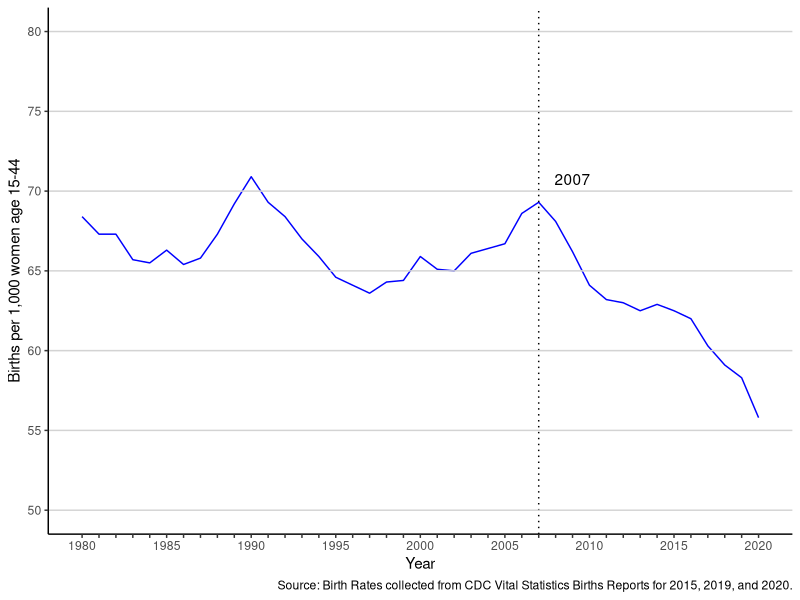
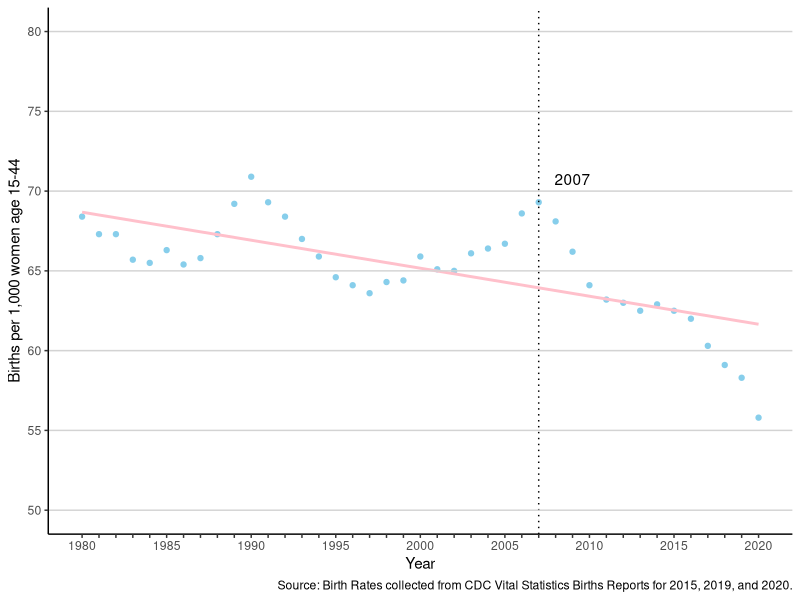
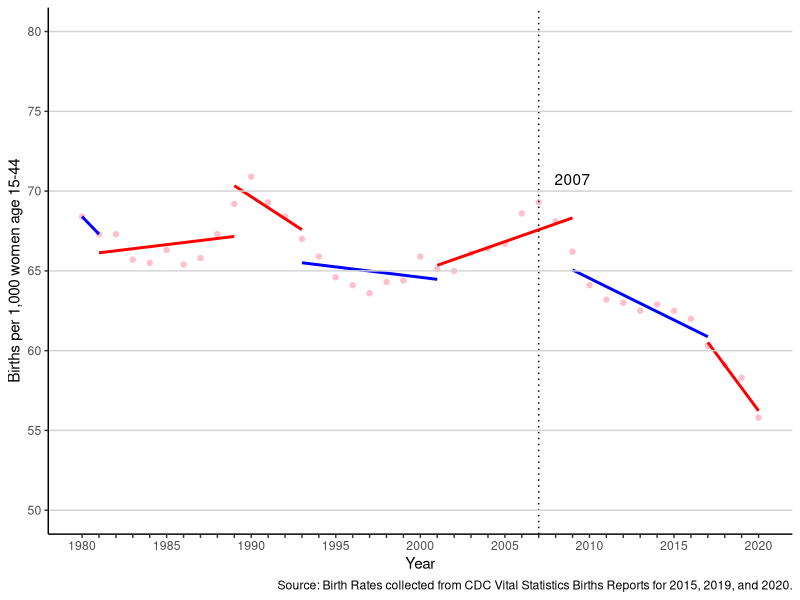
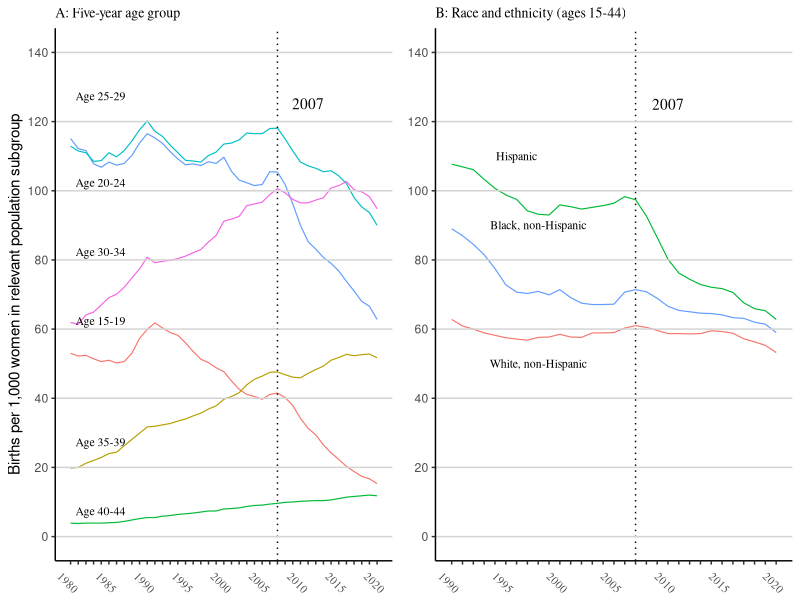

Generate these figures, in order, with R:
## ---- chunk 1
#| include: false
#| warning: false
#| message: false

library(tidyverse)
library(palmerpenguins)
## ---- chunk 2
#| echo: false
#| eval: true
#| warning: false
#| message: false
#| label: fig-bratetrend-graph
#| fig-cap: "Trend in US Birth Rates"


# Load necessary libraries
library(ggplot2)

# Set seed for reproducibility
set.seed(123)

# Read the data from CSV file
data <- read.csv(file = here::here("outputs/data/fig_1.csv"))

# Plotting the data
ggplot(data, aes(x = year, y = brate_all)) +
  geom_line(color = "blue") +
  geom_vline(xintercept = 2007, linetype = "dotted") +
  annotate("text", x = 2009, y = 70, label = "2007", vjust = -0.5, hjust = 0.5, color = "black") +
  geom_hline(yintercept = seq(50, 80, by = 5), color = "lightgrey") +
  scale_y_continuous(limits = c(50, 80), breaks = seq(50, 80, by = 5)) +
  scale_x_continuous(limits = c(1980, 2020), breaks = seq(1980, 2020, by = 1), labels = function(x) ifelse(x %% 5 == 0, x, "")) +
  labs(x = "Year", y = "Births per 1,000 women age 15-44",
       caption = "Source: Birth Rates collected from CDC Vital Statistics Births Reports for 2015, 2019, and 2020.") +
  theme_classic()
## ---- chunk 3
#| echo: false
#| eval: true
#| warning: false
#| message: false
#| label: fig-scatter-graph
#| fig-cap: "Negative Trend in US Birth Rates"

# Load necessary libraries
library(ggplot2)

# Set seed for reproducibility
set.seed(123)

# Read the data from CSV file
data <- read.csv(file = here::here("outputs/data/fig_1.csv"))

# Plotting the data with scatter plot and trend line
ggplot(data, aes(x = year, y = brate_all)) +
  geom_point(color = "skyblue") +
  geom_smooth(method = "lm", se = FALSE, color = "pink") +
  geom_vline(xintercept = 2007, linetype = "dotted") +
  annotate("text", x = 2009, y = 70, label = "2007", vjust = -0.5, hjust = 0.5, color = "black") +
  geom_hline(yintercept = seq(50, 80, by = 5), color = "lightgrey") +
  scale_y_continuous(limits = c(50, 80), breaks = seq(50, 80, by = 5)) +
  scale_x_continuous(limits = c(1980, 2020), breaks = seq(1980, 2020, by = 1), labels = function(x) ifelse(x %% 5 == 0, x, "")) +
  labs(x = "Year", y = "Births per 1,000 women age 15-44",
       caption = "Source: Birth Rates collected from CDC Vital Statistics Births Reports for 2015, 2019, and 2020.") +
  theme_classic()
## ---- chunk 4
#| echo: false
#| eval: true
#| warning: false
#| message: false
#| label: fig-polscatter-graph
#| fig-cap: "Trend in US Birth Rates with political party in their presidential mandate"

# Load necessary libraries
library(ggplot2)

# Plotting the data with scatter plot and trend lines for each presidential mandate period
ggplot(data, aes(x = year, y = brate_all)) +
  geom_point(color = "pink") +
  geom_smooth(data = subset(data, year >= 1980 & year <= 1981), method = "lm", se = FALSE, color = "blue") +
  geom_smooth(data = subset(data, year >= 1981 & year <= 1989), method = "lm", se = FALSE, color = "red") +
  geom_smooth(data = subset(data, year >= 1989 & year <= 1993), method = "lm", se = FALSE, color = "red") +
  geom_smooth(data = subset(data, year >= 1993 & year <= 2001), method = "lm", se = FALSE, color = "blue") +
  geom_smooth(data = subset(data, year >= 2001 & year <= 2009), method = "lm", se = FALSE, color = "red") +
  geom_smooth(data = subset(data, year >= 2009 & year <= 2017), method = "lm", se = FALSE, color = "blue") +
  geom_smooth(data = subset(data, year >= 2017 & year <= 2021), method = "lm", se = FALSE, color = "red") +
  geom_vline(xintercept = 2007, linetype = "dotted") +
  annotate("text", x = 2009, y = 70, label = "2007", vjust = -0.5, hjust = 0.5, color = "black") +
  geom_hline(yintercept = seq(50, 80, by = 5), color = "lightgrey") +
  scale_y_continuous(limits = c(50, 80), breaks = seq(50, 80, by = 5)) +
  scale_x_continuous(limits = c(1980, 2020), breaks = seq(1980, 2020, by = 1), labels = function(x) ifelse(x %% 5 == 0, x, "")) +
  labs(x = "Year", y = "Births per 1,000 women age 15-44",
       caption = "Source: Birth Rates collected from CDC Vital Statistics Births Reports for 2015, 2019, and 2020.") +
  theme_classic()

## ---- chunk 5
#| echo: false
#| eval: true
#| warning: false
#| message: false
#| label: fig-bratepop-graph
#| fig-cap: "Trends in Birth Rates by Population Subgroup"

# Load necessary libraries
library(ggplot2)
library(gridExtra)

# Set seed for reproducibility
set.seed(123)

# Read the data from CSV file
data <- read.csv(file = here::here("outputs/data/figs_2a_2b.csv"))

# Plotting the first line graph (Graph A)
graph_A <- ggplot(data, aes(x = year)) +
  geom_line(aes(y = brate_1519, color = "blue"), size = 0.4) +
  geom_line(aes(y = brate_2024, color = "orange"), size = 0.4) +
  geom_line(aes(y = brate_2529, color = "grey"), size = 0.4) +
  geom_line(aes(y = brate_3034, color = "yellow"), size = 0.4) +
  geom_line(aes(y = brate_3539, color = "cyan"), size = 0.4) +
  geom_line(aes(y = brate_4044, color = "green"), size = 0.4) +
  geom_text(data = data[data$year == 2020,], aes(x = year, y = brate_1519, label = "Age 15-19"), x = 1980, y = 60, hjust = -0.1, vjust = -0.5, size = 3, family = "Times") +
  geom_text(data = data[data$year == 2020,], aes(x = year, y = brate_2024, label = "Age 20-24"), x = 1980, y = 100, hjust = -0.1, vjust = -0.5, size = 3, family = "Times") +
  geom_text(data = data[data$year == 2020,], aes(x = year, y = brate_2529, label = "Age 25-29"), x = 1980, y = 125 , hjust = -0.1, vjust = -0.5, size = 3, family = "Times") +
  geom_text(data = data[data$year == 2020,], aes(x = year, y = brate_3034, label = "Age 30-34"), x = 1980, y = 80, hjust = -0.1, vjust = -0.5, size = 3, family = "Times") +
  geom_text(data = data[data$year == 2020,], aes(x = year, y = brate_3539, label = "Age 35-39"), x = 1980, y = 25, hjust = -0.1, vjust = -0.5, size = 3, family = "Times") +
  geom_text(data = data[data$year == 2020,], aes(x = year, y = brate_4044, label = "Age 40-44"), x = 1980, y = 5, hjust = -0.1, vjust = -0.5, size = 3, family = "Times") +
  geom_vline(xintercept = 2007, linetype = "dotted") +
  annotate("text", x = 2011, y = 122, label = "2007", vjust = -0.5, hjust = 0.5, color = "black", family = "Times") +
  geom_hline(yintercept = seq(0, 140, by = 20), color = "lightgrey") +
  scale_y_continuous(limits = c(0, 140), breaks = seq(0, 140, by = 20), labels = seq(0, 140, by = 20)) +
  scale_x_continuous(limits = c(1980, 2020), breaks = seq(1980, 2020, by = 1), labels = function(x) ifelse(x %% 5 == 0, x, "")) +
  labs(x = NULL, 
       y = 'Births per 1,000 women in relevant population subgroup',
       title = "A: Five-year age group",
       caption = NULL,
       family = "Times") +
  theme_classic() +
  theme(axis.text.x = element_text(angle = -45, family = "Times", size = 8),
        plot.title = element_text(size = 10, family = "Times"),
        legend.position = "none")

# Plotting the second line graph (Graph B)
graph_B <- ggplot(data, aes(x = year)) +
  geom_line(aes(y = brate_hisp, color = "grey"), size = 0.4) +
  geom_line(aes(y = brate_blacknh, color = "orange"), size = 0.4) +
  geom_line(aes(y = brate_whitenh, color = "blue"), size = 0.4) +
  geom_text(data = data[data$year == 2020,], aes(x = year, y = brate_hisp, label = "Hispanic"), x = 1996, y = 110, size = 3, family = "Times") +
  geom_text(data = data[data$year == 2020,], aes(x = year, y = brate_blacknh, label = "Black, non-Hispanic"), x = 1998, y = 90, size = 3, family = "Times") +
  geom_text(data = data[data$year == 2020,], aes(x = year, y = brate_whitenh, label = "White, non-Hispanic"), x = 1998, y = 50, size = 3, family = "Times") +
  geom_vline(xintercept = 2007, linetype = "dotted") + annotate("text", x = 2010, y = 125, label = "2007", color = "black", family = "Times") +
  geom_hline(yintercept = seq(0, 140, by = 20), color = "lightgrey") + scale_y_continuous(limits = c(0, 140), breaks = seq(0, 140, by = 20), labels = seq(0, 140, by = 20)) + scale_x_continuous(limits = c(1990, 2020), breaks = seq(1990, 2020, by = 1), labels = function(x) ifelse(x %% 5 == 0, x, "")) + labs(x = NULL, y = NULL,
       title = "B: Race and ethnicity (ages 15-44)") +
  theme_classic() +
  theme(axis.text.x = element_text(angle = -45, family = "Times", size = 8),
        plot.title = element_text(size = 10, family = "Times"),
        legend.position = "none")

# Arrange both graphs side by side
grid.arrange(graph_A, graph_B, nrow = 1)

